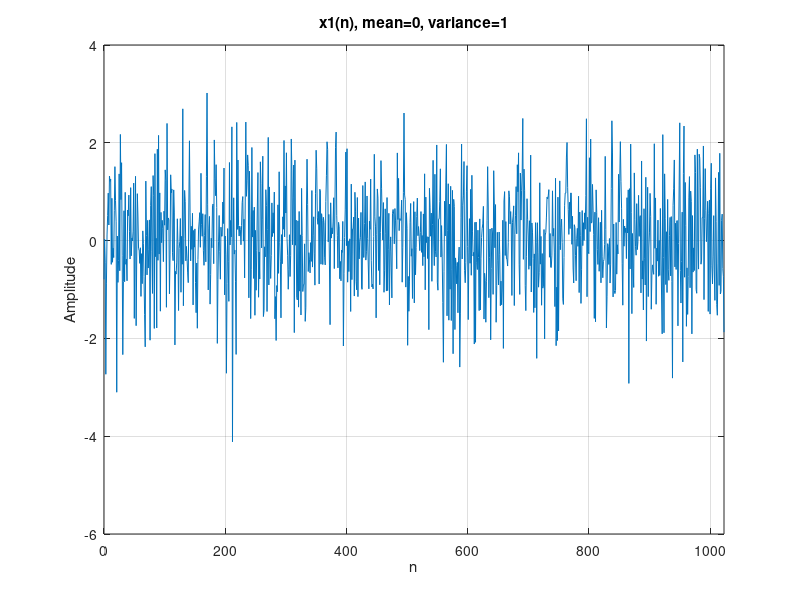

MATLAB code to generate this figure:
N = 1024;
x1 = randn(1, 1024);
n = 0: 1023;
A2 = sqrt(2);
x2 = x1 + A2*sin(pi/16*n);
A3 = sqrt(2*10^0.9);
x3 = x1 + A3*sin(pi/16*n);
x4 = [randn(1, 512) sqrt(4)*randn(1, 512)];

figure; 
plot(n,x1); grid;
title('x1(n), mean=0, variance=1');
xlabel('n'); 
ylabel('Amplitude');
xlim([0 1023]);